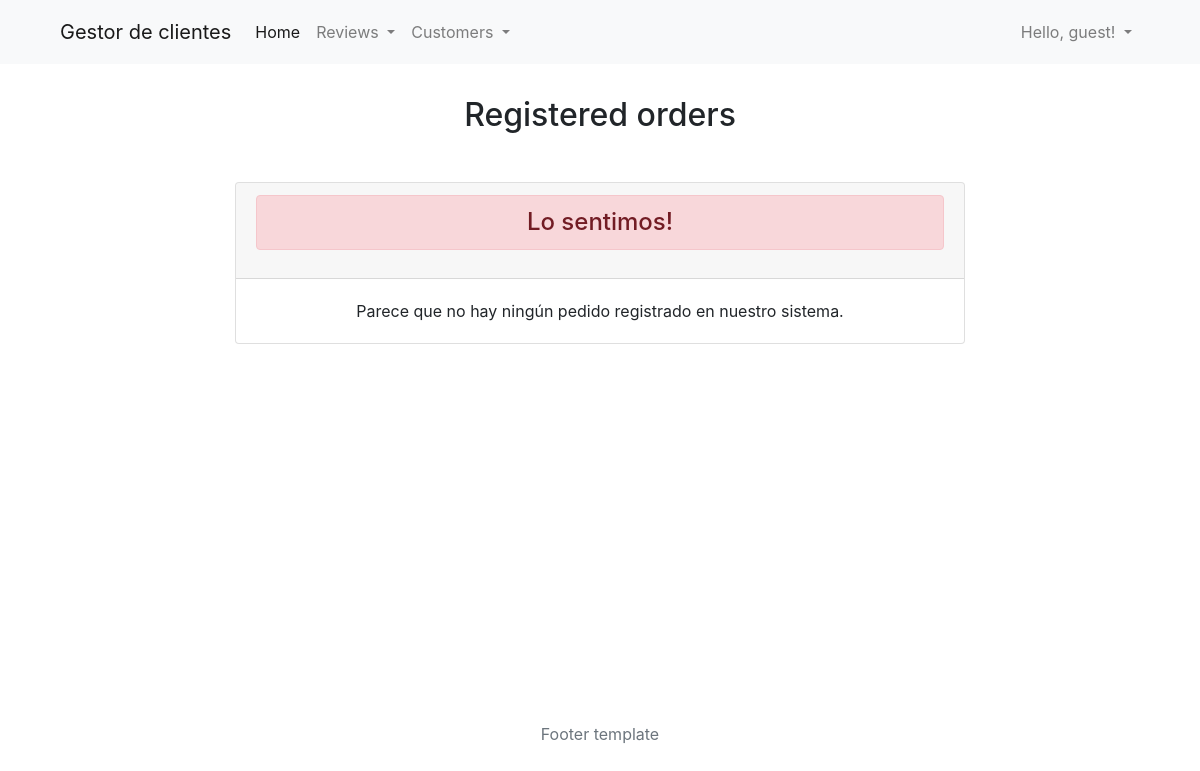
Before: /restaurante/pedidos/ with the older database file.
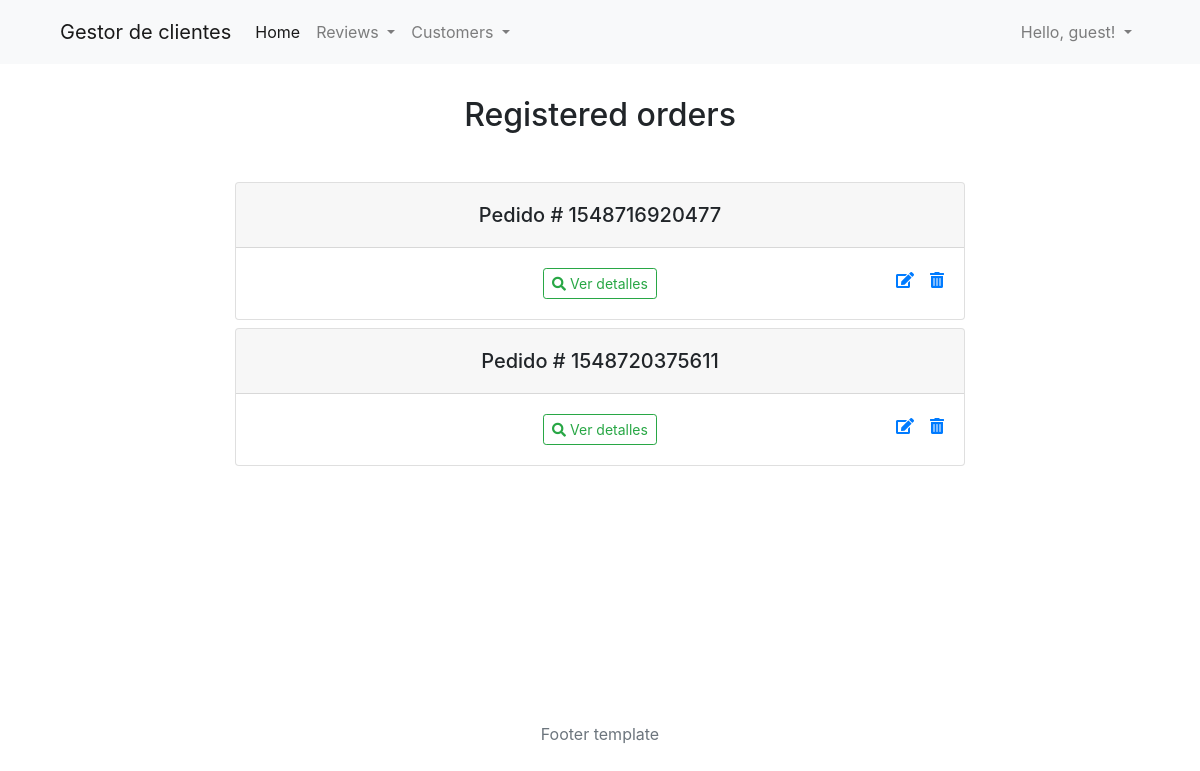
After: the same page with the newer database file.
### gestion_restaurante/models.py (models this page shows, shortened)
class Order(models.Model):
    order_ref = models.BigIntegerField(verbose_name= "ID Referencia", editable=False)
    product = models.ForeignKey(Product, verbose_name = "Productos", on_delete = models.CASCADE, related_name= "productOrder")
    customer = models.ForeignKey(Customer, verbose_name = "Cliente", on_delete = models.CASCADE, related_name= "customerOrder",
        null = True, blank = True)
    date = models.DateTimeField(auto_now_add=True, verbose_name= "Fecha")
    weigth = models.DecimalField(verbose_name="Peso", blank=True, null=True, validators=[MinValueValidator(0.01)], max_digits=7, decimal_places=2)
    stock = models.IntegerField(verbose_name= "Unidades", blank=True, null=True)
    comment = models.CharField(max_length = 150, verbose_name = "Comentario", null = True, blank = True)
    class Meta:
        verbose_name = "Pedido"
        verbose_name_plural = "Pedidos"
        ordering = ('date', 'product', 'customer', 'stock', 'weigth')

### gestion_restaurante/views.py (the view)
# urls.py: path('pedidos/', OrdersListPage.as_view(), name = "ordersIndex"),
class OrdersListPage(ListView):
    model = Order
    template_name = "pedidos/index.html"
    queryset = Order.objects.order_by("id")

### gestion_restaurante/templates/pedidos/index.html (shortened to what this page needs)
{% extends 'base/base.html' %}
{% load static %}
{% block css %}
<link rel="stylesheet" type="text/css" href="{% static 'clientes/css/index.css' %}">
{% endblock css %}
{% block content %}
<div class="container flex-container mt-3">
    <div class="row">
        <div class="col-md-8 offset-md-2">
            <div class="text-center">
                <h2 class="mt-3 mb-5">Registered orders</h2>
                {% for o in object_list %}
                    <div class="card mb-2 ">
                        <div class="card-header">
                            <h5 class="mt-2">Pedido # {{ o.order_ref }}</h5>
                        </div>
                            <div class="card-body">
                                <a href="{% url 'orderDetails' o.id %}" class="btn btn-outline-success btn-sm ml-5"><i class="fas fa-search"></i> Ver detalles</a>
                                    <a href="{% url 'orderDelete' o.id %}" class="float-right"><i class="fas fa-trash-alt"></i> </a>
                                    <a href="{% url 'orderUpdate' o.id %}" class="float-right mr-3"><i class="fas fa-edit "></i> </a>
                            </div>
                    </div>
                {% empty %}
                    <div class="card">
                        <div class="card-header">
                            <h4 class="alert alert-danger">Lo sentimos!</h4>
                        </div>
                        <div class="card-body">
                            Parece que no hay ningún pedido registrado en nuestro sistema.
                        </div>
                    </div>
                {% endfor %}
            </div>
        </div>
    </div>
</div>
{% endblock content %}

### gestion_clientes/templates/base/base.html (shortened to what this page needs)
{% load widget_tweaks %}
<!DOCTYPE html>
<html lang="es">
<head>
    <link rel="stylesheet" href="https://maxcdn.bootstrapcdn.com/bootstrap/4.0.0/css/bootstrap.min.css"
>
    <link rel="stylesheet" href="https://use.fontawesome.com/releases/v5.6.1/css/all.css">
    {% load static %}
    <link rel="stylesheet" type="text/css" href="{% static 'base/css/base.css' %}">
    {% block css %}{% endblock css %}
</head>
<body>
    {% block navbar %}
        <nav class="navbar navbar-expand-lg navbar-light bg-light">
			<a class="navbar-brand" href="#">Gestor de clientes</a>
			<div class="collapse navbar-collapse" id="navbarNavAltMarkup">
				<div class="navbar-nav">
					<a class="nav-item nav-link active" href="{% url 'home' %}">Home <span class="sr-only">(current)</span></a>
                    <li class="nav-item dropdown">
                        <a class="nav-link dropdown-toggle" href="#" id="navbarDropdown" role="button" data-toggle="dropdown" aria-haspopup="true" aria-expanded="false">
                        Reviews
                        </a>
                    </li>
                    <li class="nav-item dropdown">
                        <a class="nav-link dropdown-toggle" href="#" id="navbarDropdown" role="button" data-toggle="dropdown" aria-haspopup="true" aria-expanded="false">
                        Customers
                        </a>
                    </li>
				</div>
			</div>
            {% if request.user.is_authenticated %}
            <div class="navbar-nav">
                <li class="nav-item dropdown">
                    <a class="nav-link dropdown-toggle" href="#" id="navbarDropdown" role="button" data-toggle="dropdown" aria-haspopup="true" aria-expanded="false">
                    Hello, {{request.user}}!
                    </a>
                    <div class="dropdown-menu" aria-labelledby="navbarDropdown">
                        <a class="dropdown-item" href={% url 'logout' %}>Logout</a>
                    </div>
                </li>
            </div>
            {% else %}
            <div class="navbar-nav">
                <li class="nav-item dropdown">
                    <a class="nav-link dropdown-toggle" href="#" id="navbarDropdown" role="button" data-toggle="dropdown" aria-haspopup="true" aria-expanded="false">
                    Hello, guest!
                    </a>
                </li>
            </div>
            {% endif %}
		</nav>
    {% endblock navbar %}
    {% block content %}
    {% endblock content %}
    {% block footer %}
    <footer class="mt-4">
    <div class="container">
        <div class="row">
            <div class="col-md-8 offset-md-2">
                <div class="text-center">
                    <p class="text-muted">Footer template</p>
                </div>
            </div>
        </div>
    </div>
    </footer>
    {% endblock footer %}
</body>
</html>

### gestion_clientes/static/base/css/base.css (style rules this page uses)
.navbar { padding: 1% 5%; }

### gestion_clientes/static/clientes/css/index.css (style rules this page uses)
.flex-container { min-height: 77.2vh; }

Changed rows visible on the page:
added Order: order_ref "1548716920477"
added Order: order_ref "1548720375611"
Other visible differences:
text no longer shown: "Lo sentimos! Parece que no hay ningún pedido registrado en nuestro sistema."
